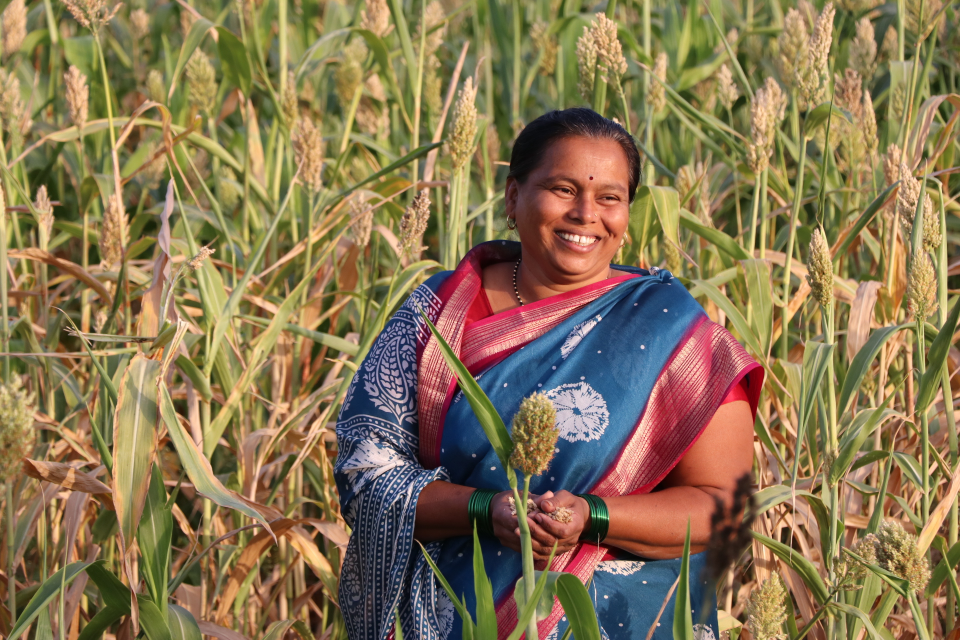
#> input picture images/divider_livelihoods.jpg, 1920 x 1280 px, given in place of Solar panels.JPG, which was not available (shown at 1/2 size)
$ python make_collage_masonry.py
#> lines starting #> are read from the running program, lines starting #| are printed output that depends on the picture; pictures that were not available may be replaced by others from this repository, and a replacement may not be noted
from PIL import Image, ImageOps
import sys

def make_collage():
    images = [
        "/Users/poojarao/Desktop/raft-website/Project_Photos/Project Photos/Tech for Good/Venture Centre/Solar Panels/Solar panels.JPG",
        "/Users/poojarao/Desktop/raft-website/Project_Photos/Project Photos/Livelihoods/Manndeshi/IMG_2535.JPG",
        "/Users/poojarao/Desktop/raft-website/Project_Photos/Project Photos/Conservation/Sahyadri Sankalp Society/Great Hornbill feeding chick by Abhijeet Patil (1).jpg",
        "/Users/poojarao/Desktop/raft-website/Project_Photos/Project Photos/Education/Aatmaja Foundation/Activities13.jpg",
        "/Users/poojarao/Desktop/raft-website/Project_Photos/Project Photos/Conservation/HEAL/DSC_1364.JPG",
        "/Users/poojarao/Desktop/raft-website/Project_Photos/Project Photos/Tech for Good/Venture Centre/CoE/H2COE from the side with cylinders.JPG",
        "/Users/poojarao/Desktop/raft-website/Project_Photos/Project Photos/Education/Aatmaja Foundation/linkedin image3.jpg",
        "/Users/poojarao/Desktop/raft-website/Project_Photos/Project Photos/Livelihoods/Manndeshi/agri tech 2.jpg",
        "/Users/poojarao/Desktop/raft-website/Project_Photos/Project Photos/Conservation/HEAL/DSC_1307.JPG"
    ]

    margin = 10
    total_w = 1200
    total_h = 1200

    col_w = (total_w - margin * 4) // 3

    h_tall = 550
    h_sq = col_w  # 386
    h_short = 224

    # Column 1: Tall, Square, Short
    # Column 2: Square, Short, Tall
    # Column 3: Short, Tall, Square

    boxes = [
        # Col 1
        (margin, margin, col_w, h_tall),
        (margin, margin*2 + h_tall, col_w, h_sq),
        (margin, margin*3 + h_tall + h_sq, col_w, h_short),
        # Col 2
        (margin*2 + col_w, margin, col_w, h_sq),
        (margin*2 + col_w, margin*2 + h_sq, col_w, h_short),
        (margin*2 + col_w, margin*3 + h_sq + h_short, col_w, h_tall),
        # Col 3
        (margin*3 + col_w*2, margin, col_w, h_short),
        (margin*3 + col_w*2, margin*2 + h_short, col_w, h_tall),
        (margin*3 + col_w*2, margin*3 + h_short + h_tall, col_w, h_sq)
    ]

    collage = Image.new('RGB', (total_w, total_h), color='white')
#> collage: PIL image 1200x1200 RGB; every value is 255

    try:
        for idx, img_path in enumerate(images):
            img = Image.open(img_path)
#> img is the input picture: PIL image 1920x1280 RGB; mean R, G, B 137.2, 117.5, 82.8
            x, y, w, h = boxes[idx]
            img_cropped = ImageOps.fit(img, (w, h), Image.Resampling.LANCZOS)
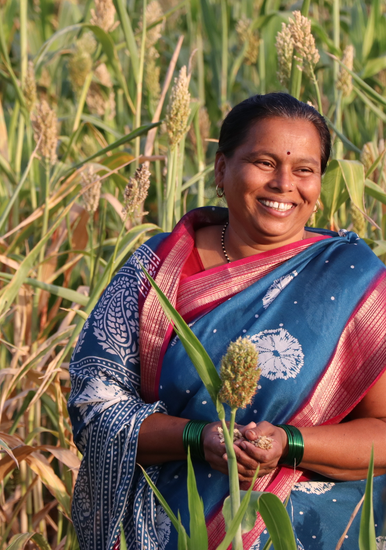
#> img_cropped: PIL image 386x550 RGB; mean R, G, B 125.1, 106.7, 84.4
            collage.paste(img_cropped, (x, y))
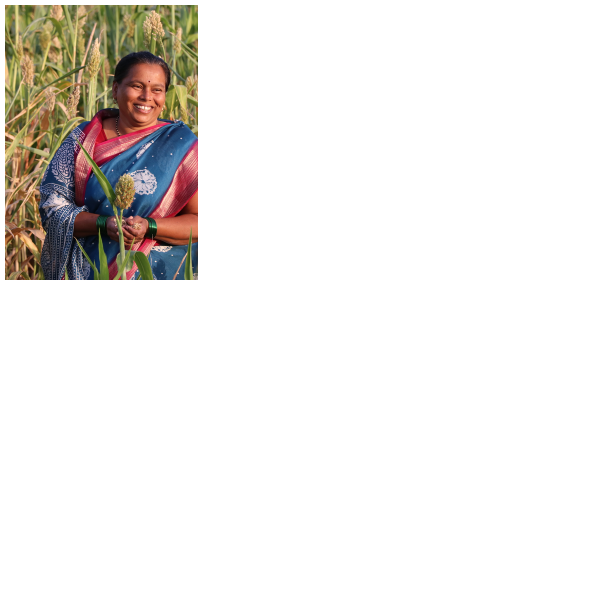
#> collage: PIL image 1200x1200 RGB (shown at 1/2 size); mean R, G, B 235.9, 233.1, 229.8
#> pass 2 of the loop in make_collage, `for idx, img_path in enumerate(images):`:
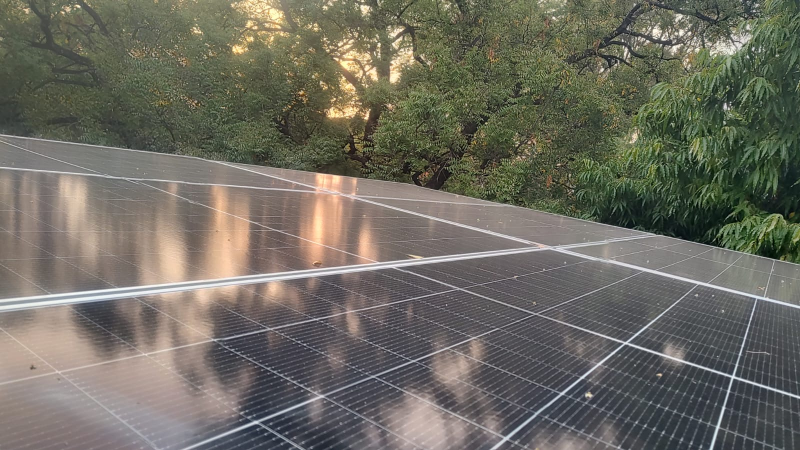
#> input picture images/divider_technology.jpg, 1600 x 900 px, given in place of IMG_2535.JPG, which was not available (shown at 1/2 size)
#> in make_collage, img is the input picture: PIL image 1600x900 RGB; mean R, G, B 109.8, 107.7, 97.1
#> in make_collage, `img_cropped = ImageOps.fit(img, (w, h), Image.Resampling.LANCZOS)`:
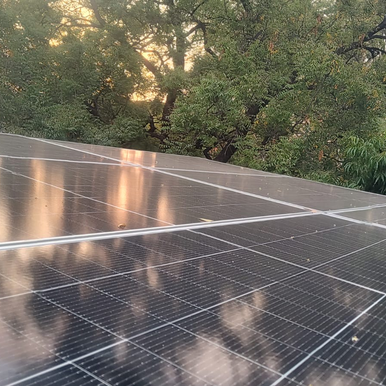
#> img_cropped: PIL image 386x386 RGB; mean R, G, B 112.4, 107.5, 96.5
#> in make_collage, `collage.paste(img_cropped, (x, y))`:
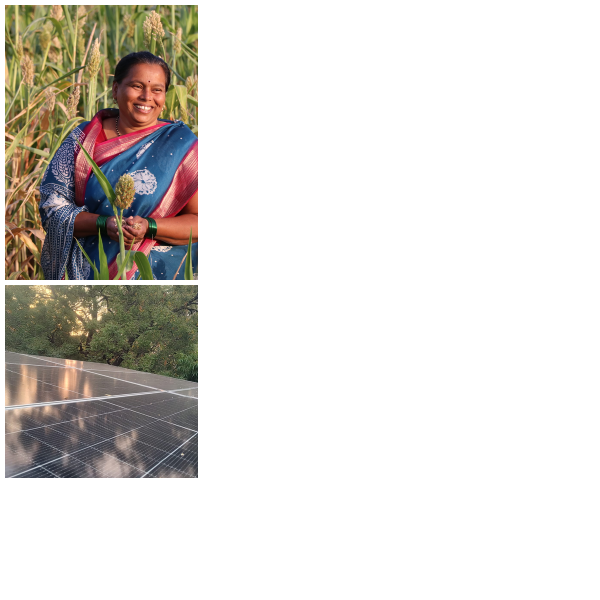
#> collage: PIL image 1200x1200 RGB (shown at 1/2 size); mean R, G, B 221.1, 217.9, 213.4

        output_path = "/Users/poojarao/Desktop/raft-website/images/title_collage_masonry.jpg"
        collage.save(output_path, quality=95)
        print(f"Successfully saved masonry collage to {output_path}")
    except Exception as e:
        print(f"Error creating collage: {e}")
#> (the run stopped early here; a loop or call above may not have finished)
